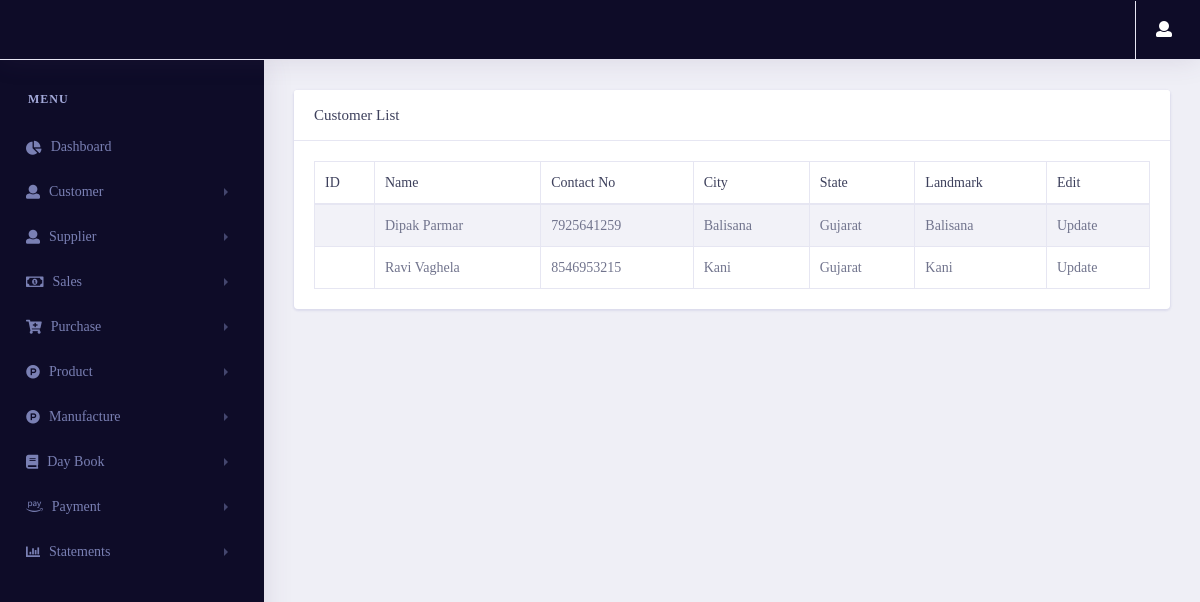
Before: /customer/viewcustomer/ (signed in) with the older database file.
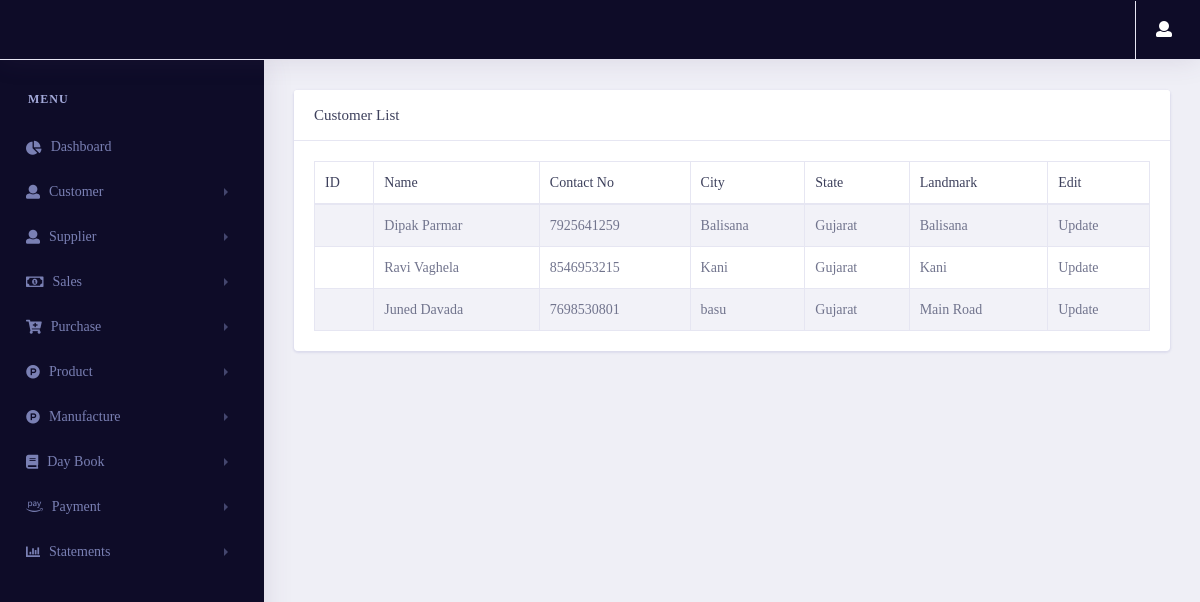
After: the same page with the newer database file.
### customer/models.py (models this page shows, shortened)
class Customer_gst(models.Model):
    customerid = models.CharField(max_length=10, null=True, blank=True)
    fullname = models.CharField(max_length=50)
    email = models.EmailField(max_length=254)
    contactno = models.CharField(max_length=50)
    gst = models.CharField(max_length=50)
    city = models.CharField(max_length=50)
    state = models.CharField(max_length=50)
    landmark = models.CharField(max_length=50)
    id = models.UUIDField(default=uuid.uuid4 , unique=True , primary_key=True , editable=False)

### customer/views.py (the view)
# urls.py: path('viewcustomer/',views.viewcustomer,name="viewcustomer"),
@login_required(login_url='login')
def viewcustomer(request):
    try:
        if request.session['Estimate']:
            customer_data = customer_cache()
        if request.session['GST']:
            customer_data = customer_cache_gst()
        context = {
            'customer_data':customer_data
        }
        return render(request,"customer/viewcustomer.html",context)
    except:
        return redirect('error404')

### Inventory/cache_storage.py (called while the page is built)
def customer_cache():
    cache_key = "customer_data_estimate_cache"
    cache_customer_data = cache.get(cache_key)
    if cache_customer_data is None:
        customer_data = Customer_estimate.objects.all()
        cache.set(cache_key, customer_data , timeout = None)
        print("Customer Non Cahce Data")
    else:
        customer_data = cache_customer_data
        print("Customer Cache Data")
    return customer_data

def customer_cache_gst():
    cache_key = "gst_customer_data_cache"
    cache_customer_data = cache.get(cache_key)
    if cache_customer_data is None:
        customer_data = Customer_gst.objects.all()
        cache.set(cache_key, customer_data, timeout=None)
        print("GST Customer Non Cache Data")
    else:
        customer_data = cache_customer_data
        print("GST Customer Cache Data")
    return customer_data

### customer/templates/customer/viewcustomer.html (shortened to what this page needs)
{% extends 'pages/base.html' %}
{% load static %}
{% load user_auth %}
{% block content %}
<link rel="stylesheet" href="{% static 'vendor/bootstrap/css/bootstrap.min.css' %}">
<link href="{% static 'vendor/fonts/circular-std/style.css' %}" rel="stylesheet">
<link rel="stylesheet" href="{% static 'libs/css/style.css' %}">
<link rel="stylesheet" href="{% static 'vendor/fonts/fontawesome/css/fontawesome-all.css' %}">
<link rel="stylesheet" type="text/css" href="{% static 'vendor/datatables/css/dataTables.bootstrap4.css' %}">
{% if request.session.Estimate %}
<div class="row">
    <div class="col-xl-12 col-lg-12 col-md-12 col-sm-12 col-12">
        <div class="card">
            <h5 class="card-header">Customer List</h5>
            <div class="card-body">
                <div class="table-responsive">
                    <table class="table table-striped table-bordered first" id="example">
                        <thead>
                            <tr>
                                <th>ID</th>
                                <th>Name</th>
                                <th>Contact No</th>
                                <th>City</th>
                                <th>State</th>
                                <th>Landmark</th>
                                <th>Edit</th>
                            </tr>
                        </thead>
                        <tbody>
                        {% for i in customer_data %}
                            <tr>
                                <td>{{i.customer_id}}</td>
                                <td>{{i.fullname}}</td>
                                <td>{{i.contactno}}</td>
                                <td>{{i.city}}</td>
                                <td>{{i.state}}</td>
                                <td>{{i.landmark}}</td>
                                <td>
                                    <a href="/customer/updatecustomer/{{i.id}}">Update</a>
                                </td>
                            </tr>
                        {% endfor %}
                        </tbody>
                    </table>
                </div>
            </div>
        </div>
    </div>
</div>
{% endif %}
{% endblock content %}

Changed rows visible on the page:
added Customer_gst: fullname "Juned Davada", contactno "7698530801", city "basu", state "Gujarat", landmark "Main Road"
